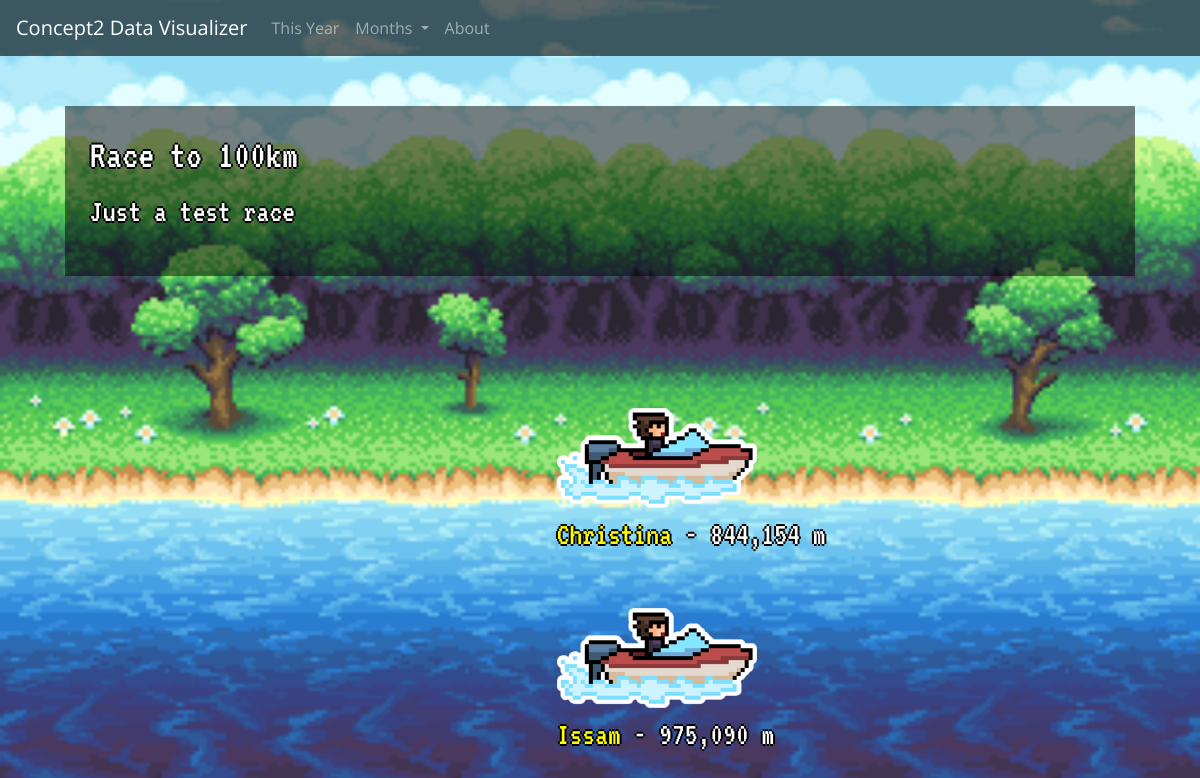
Page /races/race/1 on the committed database.
### rowdata/models.py (models this page shows, shortened)
class Race(models.Model):
    created_at = models.DateTimeField(auto_now_add=True)
    updated_at = models.DateTimeField(auto_now=True)
    owner = models.ForeignKey(settings.AUTH_USER_MODEL, related_name='races', on_delete=models.CASCADE, null=False)
    name = models.CharField(max_length=255, blank=False)
    description = models.TextField(blank=True)
    start_date = models.DateTimeField(auto_now=False)
    end_date = models.DateTimeField(auto_now=False, blank=True, null=True)
    distance = models.CharField(max_length=255, blank=True, help_text=_('Optional. If entered, race will end once one user reaches the distance'))

class User(AbstractBaseUser, PermissionsMixin):
    email = models.EmailField(_('email address'), unique=True)
    first_name = models.CharField(_('first name'), max_length=255, blank=True)
    last_name = models.CharField(_('last name'), max_length=255, blank=True)
    date_joined = models.DateTimeField(_('date joined'), auto_now_add=True)
    is_active = models.BooleanField(_('active'), default=True)
    is_staff = models.BooleanField( _('staff status'), default=False, help_text=_('Designates whether the user can log into this site.'))
    monthly_goal = models.IntegerField(default=100000, help_text=_('Monthly goal (m)'))
    objects = UserManager()
    USERNAME_FIELD = 'email'
    REQUIRED_FIELDS = []
    class Meta:
        verbose_name = _('user')
        verbose_name_plural = _('users')
    def get_icon_name(self):
        return "boatr.png"
        if self.pk == 1:
            return "C-sprite.png"
        else:
            return "I-sprite.png"

### rowdata/views.py (the view)
# urls.py: path('races/race/<int:race_id>', rowdata_views.race, name='race'),
def race(request, race_id):
    logger.debug("rowdata.views.race: " + str(race_id))
    race = get_object_or_404(Race, pk=race_id)
    tz = pytz.timezone('America/New_York')
    if race.start_date:
        start_date = datetime.datetime(race.start_date.year, race.start_date.month, race.start_date.day, 0, 0, 0, tzinfo=tz) # will be treated as >=
    if race.end_date:
        end_date = datetime.datetime(race.end_date.year, race.end_date.month, race.end_date.day, 0, 0, 0, tzinfo=tz) # will be treated as >=
        users = User.objects.annotate(totalDistance=Sum('workouts__distance', filter=Q(workouts__date__gte=start_date, workouts__date__lt=end_date)))
    else:
        users = User.objects.annotate(totalDistance=Sum('workouts__distance', filter=Q(workouts__date__gte=start_date)))
    return render(request, 'races/race.html', {
        'global': getGlobalVariables(),
        'race': race,
        'users': users,
    })

### rowdata/views.py (called while the page is built)
def getGlobalVariables():
    return {
        'races': getRacesForNavigation(),
        'valid_months': getValidMonths()
    }

def getRacesForNavigation():
    return Race.objects.all()

def dictfetchall(cursor):
    columns = [col[0] for col in cursor.description]
    return [
        dict(zip(columns, row))
        for row in cursor.fetchall()
    ]

def getValidMonths():
    now = datetime.datetime.now()
    formattednow = now.strftime("%Y%m")
    query = 'SELECT strftime("%Y", date) AS year, strftime("%m", date) AS month, case strftime("%m", date) when "01" then "January" when "02" then "Febuary" when "03" then "March" when "04" then "April" when "05" then "May" when "06" then "June" when "07" then "July" when "08" then "August" when "09" then "September" when "10" then "October" when "11" then "November" when "12" then "December" else "" end AS prettyMonth  FROM rowdata_workout WHERE strftime("%Y%m", date) <= "'+formattednow+'" GROUP BY strftime("%Y", date), strftime("%m", date) ORDER BY date DESC LIMIT 6;'
    with connection.cursor() as cursor:
        cursor.execute(query, [])
        return dictfetchall(cursor)

### templates/races/race.html (shortened to what this page needs)
{% extends 'base.html' %}
{% load humanize %}
{% block content %}
<div class="mainBox">
    <h1>{{ race.name }}</h1>
    <p>{{ race.description }}</p>
</div>
{% for user in users %}
<div class="user user{{ user.id }}">
   <div class="icon" style="background-image: url('/static/img/{{ user.get_icon_name }}')"></div>
   <span class="name">{{ user.first_name }}</span> - <span class="distance">{{ user.totalDistance|intcomma }} m</span>
</div>
{% endfor %}
{% endblock %}

### rowdata/static/css/style.css (style rules this page uses)
body { font-family: 'Open Sans', sans-serif; background: url("/static/img/background.gif") no-repeat center bottom fixed; -webkit-background-size: cover; -moz-background-size: cover; -o-background-size: cover; background-size: cover; }
.mainBox { background-color: rgba(0,0,0,.5); margin: 50px; padding: 25px; font-family: 'VT323', monospace; font-size: 2em; text-shadow: -2px 0 black, 0 2px black, 2px 0 black, 0 -2px black; color: white; }
.user { font-family: 'VT323', monospace; font-size: 2em; text-shadow: -2px 0 black, 0 2px black, 2px 0 black, 0 -2px black; line-height: 1em; color: #fff; }
.user .icon { background-repeat: no-repeat; background-position: center center; background-size: contain; min-width: 200px; min-height: 120px width: 200px; height: 120px; max-width: 200px; max-height: 120px }
.user .name { margin-top: -20px; color: yellow; }
.user .distance { color: white; }
.user1 { position: absolute; bottom: 250px; }
.user2 { position: absolute; bottom: 50px; }

### rows in the picture
Race: name "Race to 100km", description "Just a test race"
User: first_name "Christina", totalDistance "844,154"
User: first_name "Issam", totalDistance "975,090"
